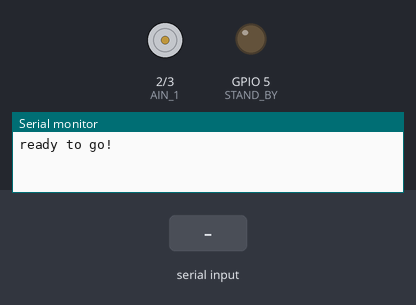
This program was run on a simulated Seeed XIAO ESP32-C3. Shown: motor-driver pin pairs drawn as motors (green arrow = first pin HIGH = forward, orange = second pin HIGH = backward, longer = more drive, scaled by the enable pin, stopped while the standby pin is LOW), output pins drawn as LEDs (lit = HIGH), the last lines printed to the serial monitor. Inputs (shaded band) come from the test bench.

Above: at 1.2 s.
1.3 s: "forward\n" received over Serial
2.8 s: "backward\n" received over Serial
4.3 s: "wakeup\n" received over Serial
At 5.5 s:
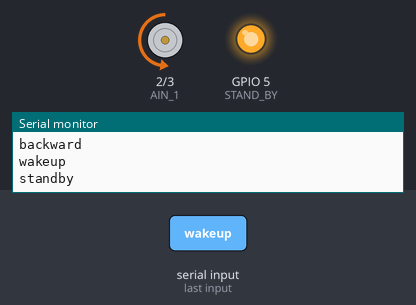
5.8 s: "stop\n" received over Serial
At 6.8 s:
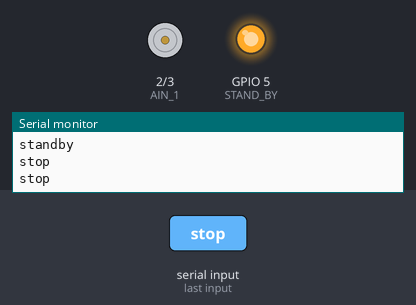
7.3 s: "slow\n" received over Serial
8.8 s: "sleep\n" received over Serial
At 9.1 s:
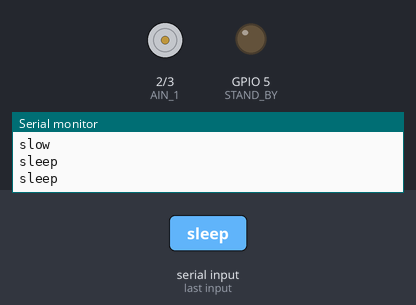
Timing chart, 0 to 11.3 s (numbered marks = the images above; inputs shaded):
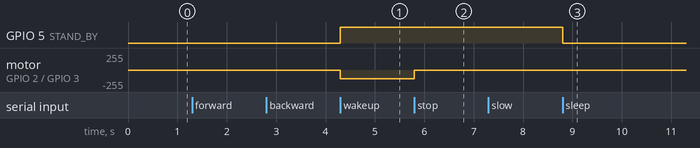

Measured:
- after the input at 4.3 s, GPIO 5 (STAND_BY): LOW → HIGH at once; motor on GPIO 2 (AIN_1) / GPIO 3 (AIN_2): stopped → backward 128/255 at once
- after the input at 5.8 s, motor on GPIO 2 (AIN_1) / GPIO 3 (AIN_2): backward 128/255 → stopped at once
- after the input at 8.8 s, GPIO 5 (STAND_BY): HIGH → LOW at once

The program:

main.cpp
```cpp
#include <Arduino.h> // Arduino 헤더 파일 포함
#include <TaskScheduler.h>
#include <ArduinoJson.h>
#include <tonkey.hpp>

// for motor controler tb6612fng
const int AIN_1 = D0;
const int AIN_2 = D1;
const int A_PWM_PIN = D2; // 0~255
const int STAND_BY = D3;  // vcc 에 연결하면 standby 모드가 된다. 신호선에 연결하면 동작하지않는다.

Scheduler g_ts;
tonkey g_MainParser;

Task task_Cmd(
    100, TASK_FOREVER, []()
    {
    if (Serial.available() > 0)
    {
        String _strLine = Serial.readStringUntil('\n');
        _strLine.trim();
        Serial.println(_strLine);
        g_MainParser.parse(_strLine);

        if(g_MainParser.getTokenCount() > 0) {
          String cmd = g_MainParser.getToken(0);
            DynamicJsonDocument _res_doc(1024);

            if (cmd == "forward")
            {
              Serial.println("forward");
              digitalWrite(AIN_1, HIGH);
              digitalWrite(AIN_2, LOW);
              analogWrite(A_PWM_PIN, 128);
            }
            else if (cmd == "backward")
            {
              Serial.println("backward");
              digitalWrite(AIN_1, LOW);
              digitalWrite(AIN_2, HIGH);
              analogWrite(A_PWM_PIN, 128);
            }
            else if (cmd == "stop")
            {
              Serial.println("stop");
              digitalWrite(AIN_1, LOW);
              digitalWrite(AIN_2, LOW);
              analogWrite(A_PWM_PIN, 0);
            }
            else if (cmd == "wakeup")
            {
              Serial.println("standby");
              digitalWrite(STAND_BY, HIGH);
            }
            else if (cmd == "sleep")
            {
              Serial.println("sleep");
              digitalWrite(STAND_BY, LOW);
            }
            else if (cmd == "slow")
            {
              Serial.println("slow");
              analogWrite(A_PWM_PIN, 128);
            }
            else if (cmd == "fast")
            {
              Serial.println("fast");
              analogWrite(A_PWM_PIN, 255);
            }

            else if (cmd == "help")
            {
              Serial.println("command list");
              Serial.println("forward : forward");
              Serial.println("backward : backward");
              Serial.println("stop : stop");
            }
            else
            {
              Serial.println("unknown command");
            }
        }
    } }
    ,&g_ts, true);

void setup()
{
  pinMode(AIN_1, OUTPUT);
  pinMode(AIN_2, OUTPUT);
  pinMode(A_PWM_PIN, OUTPUT);
  pinMode(STAND_BY, OUTPUT);

  Serial.begin(115200);
  while (!Serial)
    ; // wait for Leonardo enumeration, others continue immediately

  Serial.println("ready to go!");
  g_ts.startNow();
}

void loop()
{
  g_ts.execute();
  // processSerialCmder(doCommand);
}
```

tonkey.hpp
```cpp
#ifndef TONKEY_HPP
#define TONKEY_HPP

#define MAXTOKENS 64


class tonkey
{
private:
    /* data */
    String mTokens[MAXTOKENS];
    int mTokenCount = 0;


public:

    tonkey(/* args */);
    ~tonkey();

    void parse(String _strLine);

    int getTokenCount() { return mTokenCount; }
    String getToken(int _index) { return mTokens[_index]; }

};

tonkey::tonkey(/* args */)
{
}

tonkey::~tonkey()
{
}

void tonkey::parse(String _strLine)
{
    int StringCount = 0;
    // parse command
    while (_strLine.length() > 0)
    {
        int index = _strLine.indexOf(' ');
        if (index == -1) // No space found
        {
            mTokens[StringCount++] = _strLine;
            break;
        }
        else
        {
            mTokens[StringCount++] = _strLine.substring(0, index);
            _strLine = _strLine.substring(index + 1);
        }
    }

    mTokenCount = StringCount;
}

#endif // TONKEY_HPP
```
